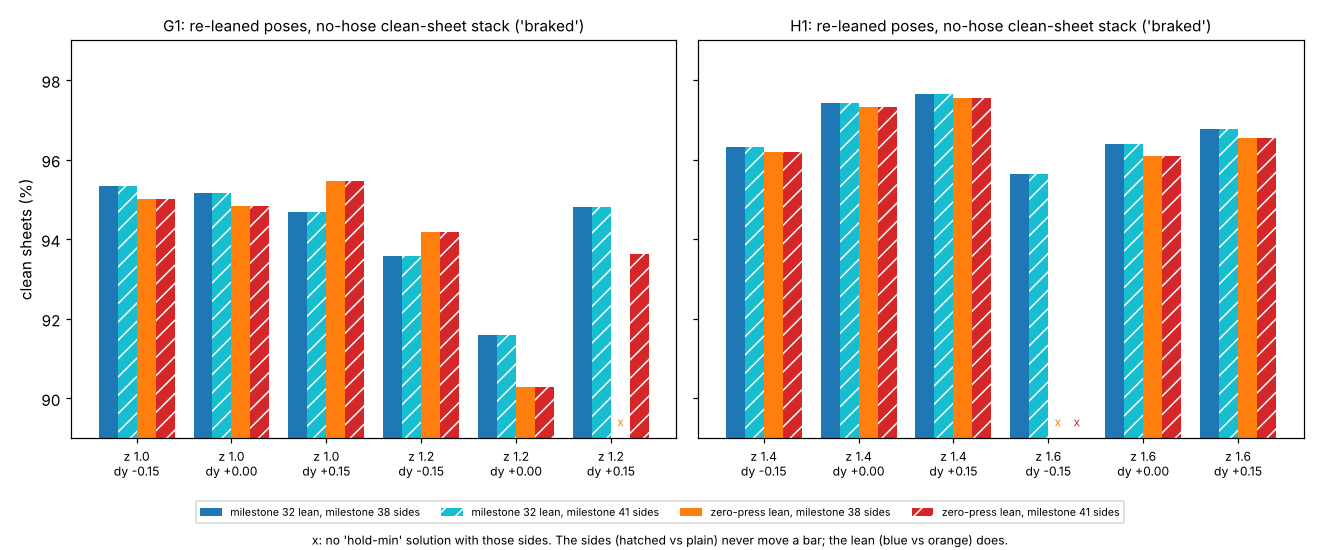

Reproduce this figure in Python.
"""Figure for milestone 42: python experiments/m42_sides/figure.py (reads results.json)."""
import json
import os

import matplotlib
matplotlib.use("Agg")
import matplotlib.pyplot as plt  # noqa: E402
import numpy as np  # noqa: E402

HERE = os.path.dirname(os.path.abspath(__file__))
R = json.load(open(os.path.join(HERE, "results.json")))
S = {(r["lean"], r["sides"], r["robot"], tuple(r["pose"])): r["stack"] for r in R["cells"]}
CELLS = [("m32", "m38", "milestone 32 lean, milestone 38 sides"), ("m32", "m41", "milestone 32 lean, milestone 41 sides"),
         ("zero", "m38", "zero-press lean, milestone 38 sides"), ("zero", "m41", "zero-press lean, milestone 41 sides")]
POSES = {"g1": [(1.0, -0.15), (1.0, 0.0), (1.0, 0.15), (1.2, -0.15), (1.2, 0.0), (1.2, 0.15)],
         "h1": [(1.4, -0.15), (1.4, 0.0), (1.4, 0.15), (1.6, -0.15), (1.6, 0.0), (1.6, 0.15)]}
fig, axes = plt.subplots(1, 2, figsize=(12, 5.0), sharey=True)
w = 0.2
for ax, n in zip(axes, ("g1", "h1")):
    x = np.arange(len(POSES[n]))
    for i, (l, s, lab) in enumerate(CELLS):
        v = [S.get((l, s, n, p)) for p in POSES[n]]
        ax.bar(x + (i - 1.5) * w, [100 * (y if y is not None else np.nan) for y in v], w, label=lab,
               color=["C0", "C9", "C1", "C3"][i], hatch="//" if s == "m41" else None, edgecolor="white", lw=0)
        for j, y in enumerate(v):
            if y is None:
                ax.text(x[j] + (i - 1.5) * w, 89.3, "x", ha="center", fontsize=8, color=["C0", "C9", "C1", "C3"][i])
    ax.set_xticks(x, [f"z {p[0]:.1f}\ndy {p[1]:+.2f}" for p in POSES[n]], fontsize=8)
    ax.set_ylim(89, 99)
    ax.set_title(f"{n.upper()}: re-leaned poses, no-hose clean-sheet stack ('braked')", fontsize=10)
axes[0].set_ylabel("clean sheets (%)")
h, lb = axes[0].get_legend_handles_labels()
fig.legend(h, lb, fontsize=7, loc="lower center", ncol=4, bbox_to_anchor=(0.5, 0.04))
fig.text(0.5, 0.01, "x: no 'hold-min' solution with those sides. The sides (hatched vs plain) never move a bar; "
         "the lean (blue vs orange) does.", ha="center", fontsize=8)
fig.tight_layout(rect=(0, 0.1, 1, 1))
fig.savefig(os.path.join(HERE, "figure.png"), dpi=110)
print("wrote figure.png")
